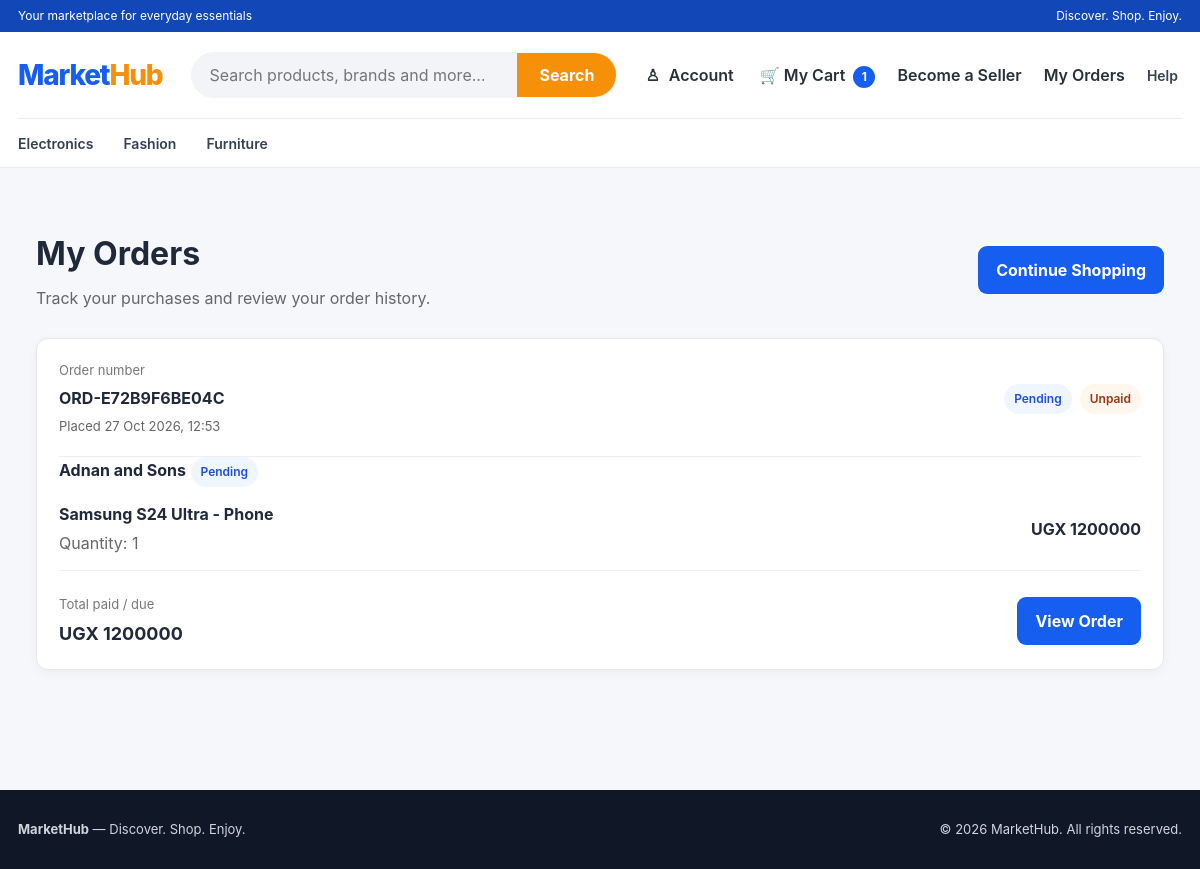
The app's page /orders/ (signed in), older data.
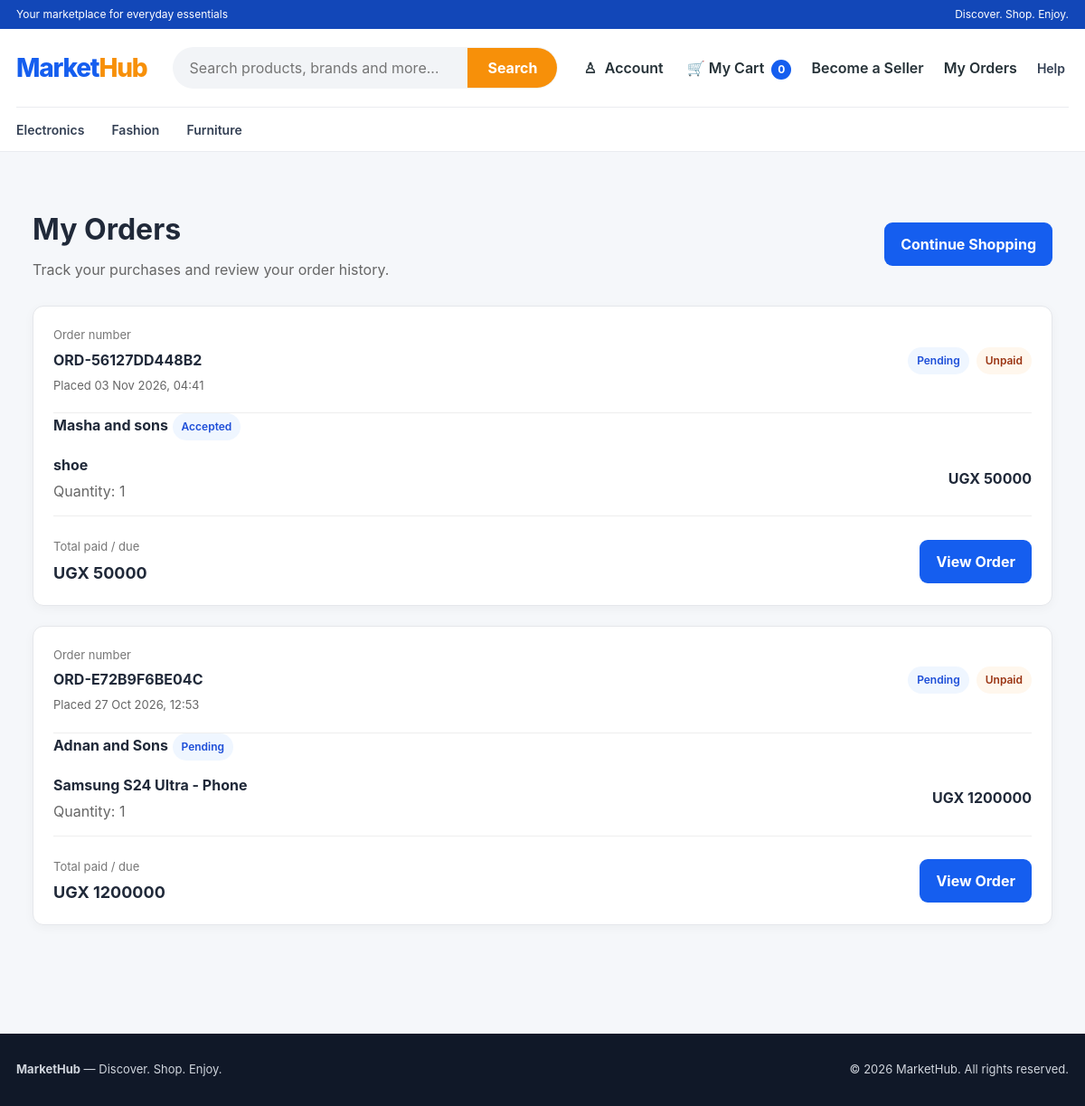
The same page, newer data.
### products/models.py (models this page shows, shortened)
class Category(models.Model):
    name = models.CharField(max_length=100, unique=True)
    slug = models.SlugField(max_length=120, unique=True, blank=True)
    description = models.TextField(blank=True)
    parent = models.ForeignKey(
        "self",
        on_delete=models.SET_NULL,
        null=True,
        blank=True,
        related_name="subcategories",
    )
    is_active = models.BooleanField(default=True)
    created_at = models.DateTimeField(auto_now_add=True)

### orders/models.py (models this page shows, shortened)
class Order(models.Model):
    class Status(models.TextChoices):
        PENDING = "PENDING", "Pending"
        CONFIRMED = "CONFIRMED", "Confirmed"
        PROCESSING = "PROCESSING", "Processing"
        SHIPPED = "SHIPPED", "Shipped"
        DELIVERED = "DELIVERED", "Delivered"
        CANCELLED = "CANCELLED", "Cancelled"
    class PaymentStatus(models.TextChoices):
        UNPAID = "UNPAID", "Unpaid"
        PENDING = "PENDING", "Payment Pending"
        PAID = "PAID", "Paid"
        FAILED = "FAILED", "Failed"
        REFUNDED = "REFUNDED", "Refunded"
    class PaymentMethod(models.TextChoices):
        CASH_ON_DELIVERY = "CASH_ON_DELIVERY", "Cash on Delivery"
        MOBILE_MONEY = "MOBILE_MONEY", "Mobile Money"
        CARD = "CARD", "Card"
    order_number = models.CharField(
        max_length=16,
        unique=True,
        default=generate_order_number,
        editable=False,
    )
    customer = models.ForeignKey(
        settings.AUTH_USER_MODEL,
        on_delete=models.PROTECT,
        related_name="orders",
    )
    status = models.CharField(
        max_length=20,
        choices=Status.choices,
        default=Status.PENDING,
    )
    payment_status = models.CharField(
        max_length=20,
        choices=PaymentStatus.choices,
        default=PaymentStatus.UNPAID,
    )
    payment_method = models.CharField(
        max_length=25,
        choices=PaymentMethod.choices,
        default=PaymentMethod.CASH_ON_DELIVERY,
    )
    shipping_full_name = models.CharField(max_length=150)
    shipping_phone = models.CharField(max_length=30)
    shipping_address = models.TextField()
    shipping_city = models.CharField(max_length=100)
    shipping_region = models.CharField(max_length=100, blank=True)
    shipping_postal_code = models.CharField(max_length=20, blank=True)
    shipping_country = models.CharField(max_length=100, default="Uganda")
    subtotal = models.DecimalField(
        max_digits=12,
        decimal_places=2,
        default=Decimal("0.00"),
        validators=[MinValueValidator(Decimal("0.00"))],
    )
    shipping_cost = models.DecimalField(
        max_digits=12,
        decimal_places=2,
        default=Decimal("0.00"),
        validators=[MinValueValidator(Decimal("0.00"))],
    )
    tax_amount = models.DecimalField(
        max_digits=12,
        decimal_places=2,
        default=Decimal("0.00"),
        validators=[MinValueValidator(Decimal("0.00"))],
    )
    total_amount = models.DecimalField(
        max_digits=12,
        decimal_places=2,
        default=Decimal("0.00"),
        validators=[MinValueValidator(Decimal("0.00"))],
    )
    customer_note = models.TextField(blank=True)
    created_at = models.DateTimeField(auto_now_add=True)
    updated_at = models.DateTimeField(auto_now=True)
    class Meta:
        ordering = ["-created_at"]
        indexes = [
            models.Index(fields=["customer", "status"]),
            models.Index(fields=["payment_status"]),
            models.Index(fields=["created_at"]),
        ]

class VendorOrder(models.Model):
    class Status(models.TextChoices):
        PENDING = "PENDING", "Pending"
        ACCEPTED = "ACCEPTED", "Accepted"
        PROCESSING = "PROCESSING", "Processing"
        SHIPPED = "SHIPPED", "Shipped"
        DELIVERED = "DELIVERED", "Delivered"
        CANCELLED = "CANCELLED", "Cancelled"
    order = models.ForeignKey(
        Order,
        on_delete=models.PROTECT,
        related_name="vendor_orders",
    )
    vendor = models.ForeignKey(
        "vendors.Vendor",
        on_delete=models.PROTECT,
        related_name="vendor_orders",
    )
    status = models.CharField(
        max_length=20,
        choices=Status.choices,
        default=Status.PENDING,
    )
    subtotal = models.DecimalField(
        max_digits=12,
        decimal_places=2,
        default=Decimal("0.00"),
        validators=[MinValueValidator(Decimal("0.00"))],
    )
    shipping_cost = models.DecimalField(
        max_digits=12,
        decimal_places=2,
        default=Decimal("0.00"),
        validators=[MinValueValidator(Decimal("0.00"))],
    )
    total_amount = models.DecimalField(
        max_digits=12,
        decimal_places=2,
        default=Decimal("0.00"),
        validators=[MinValueValidator(Decimal("0.00"))],
    )
    created_at = models.DateTimeField(auto_now_add=True)
    updated_at = models.DateTimeField(auto_now=True)
    class Meta:
        ordering = ["-created_at"]
        constraints = [
            models.UniqueConstraint(
                fields=["order", "vendor"],
                name="unique_vendor_order_per_order",
            ),
        ]
        indexes = [
            models.Index(fields=["vendor", "status"]),
        ]

class OrderItem(models.Model):
    vendor_order = models.ForeignKey(
        VendorOrder,
        on_delete=models.PROTECT,
        related_name="items",
    )
    product = models.ForeignKey(
        "products.Product",
        on_delete=models.SET_NULL,
        null=True,
        blank=True,
        related_name="order_items",
    )
    variant = models.ForeignKey(
        "products.ProductVariant",
        on_delete=models.SET_NULL,
        null=True,
        blank=True,
        related_name="order_items",
    )
    product_name = models.CharField(max_length=255)
    sku = models.CharField(max_length=100)
    vendor_store_name = models.CharField(max_length=255)
    unit_price = models.DecimalField(
        max_digits=12,
        decimal_places=2,
        validators=[MinValueValidator(Decimal("0.00"))],
    )
    quantity = models.PositiveIntegerField(
        validators=[MinValueValidator(1)],
    )
    line_total = models.DecimalField(
        max_digits=12,
        decimal_places=2,
        validators=[MinValueValidator(Decimal("0.00"))],
    )
    created_at = models.DateTimeField(auto_now_add=True)
    class Meta:
        ordering = ["id"]
        indexes = [
            models.Index(fields=["product"]),
        ]

### vendors/models.py (models this page shows, shortened)
class Vendor(models.Model):
    class Status(models.TextChoices):
        PENDING = "PENDING", "Pending approval"
        APPROVED = "APPROVED", "Approved"
        REJECTED = "REJECTED", "Rejected"
        SUSPENDED = "SUSPENDED", "Suspended"
    user = models.OneToOneField(
        settings.AUTH_USER_MODEL,
        on_delete=models.CASCADE,
        related_name="vendor_profile",
    )
    store_name = models.CharField(max_length=150, unique=True)
    slug = models.SlugField(max_length=170, unique=True, blank=True)
    description = models.TextField(blank=True)
    phone_number = models.CharField(max_length=20, blank=True)
    business_address = models.TextField(blank=True)
    status = models.CharField(
        max_length=10,
        choices=Status.choices,
        default=Status.PENDING,
    )
    created_at = models.DateTimeField(auto_now_add=True)
    updated_at = models.DateTimeField(auto_now=True)

### orders/views.py (the view)
# urls.py: path("", views.order_list, name="order_list"),
@login_required
def order_list(request):
    orders = (
        Order.objects.filter(customer=request.user)
        .prefetch_related("vendor_orders__items")
        .order_by("-created_at")
    )
    return render(
        request,
        "orders/order_list.html",
        {"orders": orders},
    )

### carts/context_processors.py (called while the page is built)
def cart_item_count(request):
    if not request.user.is_authenticated:
        return {"cart_item_count": 0}
    cart = Cart.objects.filter(
        user=request.user,
        status=Cart.Status.ACTIVE,
    ).first()
    if cart is None:
        return {"cart_item_count": 0}
    return {
        "cart_item_count": sum(
            item.quantity for item in cart.items.all()
        )
    }

### products/views.py (called while the page is built)
def navigation_categories(request):
    categories = (
        Category.objects
        .filter(is_active=True, parent__isnull=True)
        .prefetch_related("subcategories")
        .order_by("name")
    )
    return {
        "navigation_categories": categories,
    }

### orders/templates/orders/order_list.html (shortened to what this page needs)
{% extends "products/base.html" %}
{% block content %}
<div class="order-history-page container">
    <div class="order-history-header">
        <div>
            <h1>My Orders</h1>
            <p>Track your purchases and review your order history.</p>
        </div>
        <a href="{% url 'products:product_list' %}" class="button">
            Continue Shopping
        </a>
    </div>
    {% if orders %}
        <div class="order-history-list">
            {% for order in orders %}
                <article class="order-history-card">
                    <div class="order-history-card-header">
                        <div>
                            <span class="order-label">Order number</span>
                            <strong>{{ order.order_number }}</strong>
                            <p class="order-date">
                                Placed {{ order.created_at|date:"d M Y, H:i" }}
                            </p>
                        </div>
                        <div class="order-status-group">
                            <span class="order-status">
                                {{ order.get_status_display }}
                            </span>
                            <span class="payment-status">
                                {{ order.get_payment_status_display }}
                            </span>
                        </div>
                    </div>
                    <div class="order-history-items">
                        {% for vendor_order in order.vendor_orders.all %}
                            <div class="vendor-order-status">
                                <strong>{{ vendor_order.vendor.store_name }}</strong>
                                <span class="order-status">
                                    {{ vendor_order.get_status_display }}
                                </span>
                            </div>
                            {% for item in vendor_order.items.all %}
                                <div class="order-history-item">
                                    <div>
                                        <strong>{{ item.product_name }}</strong>
                                        <p>Quantity: {{ item.quantity }}</p>
                                    </div>
                                    <strong>
                                        UGX {{ item.line_total|floatformat:0 }}
                                    </strong>
                                </div>
                            {% endfor %}
                        {% endfor %}
                    </div>
                    <div class="order-history-card-footer">
                        <div>
                            <span>Total paid / due</span>
                            <strong>
                                UGX {{ order.total_amount|floatformat:0 }}
                            </strong>
                        </div>
                        <a
                            href="{% url 'orders:order_detail' order.order_number %}"
                            class="button order-view-button"
                        >
                            View Order
                        </a>
                    </div>
                </article>
            {% endfor %}
        </div>
    {% endif %}
</div>
{% endblock %}

### products/templates/products/base.html (shortened to what this page needs)
{% load static %}
<!DOCTYPE html>
<html lang="en">
<head>
    <link rel="stylesheet" href="{% static 'css/style.css' %}" >
</head>
<body>
    <div class="top-strip">
        <div class="container top-strip-inner">
            <span>Your marketplace for everyday essentials</span>
            <span>Discover. Shop. Enjoy.</span>
        </div>
    </div>
    <header class="navbar mh-header">
        <div class="container">
            <div class="mh-header-main">
                <a class="brand" href="{% url 'products:product_list' %}">
                    Market<span>Hub</span>
                </a>
                <form class="search-form"
                    action="{% url 'products:product_list' %}"
                    method="get"
                    role="search">
                    <input
                        type="search"
                        name="q"
                        value="{{ request.GET.q|default:'' }}"
                        placeholder="Search products, brands and more..."
                        aria-label="Search products"
                    >
                    <button type="submit">Search</button>
                </form>
                <nav class="mh-quick-links" aria-label="Account and cart">
                    <div class="mh-dropdown">
                        <button
                            class="mh-dropdown-toggle"
                            type="button"
                            aria-label="Account menu"
                        >
                            <span class="mh-nav-icon">♙</span>
                            Account
                        </button>
                    </div>
                    <a href="{% url 'cart:cart_detail' %}" class="nav-link">
                        <span aria-hidden="true">🛒</span> My Cart
                        <span class="cart-count">{{ cart_item_count }}</span>
                    </a>
                    {% if user.is_authenticated %}
                        {% if user.role == 'VENDOR' %}
                            <a href="{% url 'vendors:vendor_dashboard' %}" class="nav-link">
                                Sell on MarketHub
                            </a>
                        {% else %}
                            <a href="{% url 'vendors:vendor_register' %}" class="nav-link">
                                Become a Seller
                            </a>
                        {% endif %}
                    {% else %}
                        <a href="{% url 'vendors:vendor_register' %}" class="nav-link">
                            Become a Seller
                        </a>
                    {% endif %}
                    {% if user.is_authenticated %}
                        <a href="{% url 'orders:order_list' %}">My Orders</a>
                    {% endif %}
                <div class="mh-category-item mh-help-item">
                    <button
                        class="mh-category-link mh-help-toggle"
                        type="button"
                    >
                        Help
                    </button>
                </nav>
            </div>
            <nav class="mh-category-nav" aria-label="Product categories">
                {% for category in navigation_categories %}
                    <div class="mh-category-item">
                        <a
                            class="mh-category-link"
                            href="{% url 'products:product_list' %}?category={{ category.slug }}"
                        >
                            {{ category.name }}
                        </a>
                    </div>
                {% endfor %}
                </div>
    </header>
    <main class="container main-content">
        {% block content %}{% endblock %}
    </main>
    <footer class="site-footer">
        <div class="container footer-inner">
            <p><strong>MarketHub</strong> — Discover. Shop. Enjoy.</p>
            <p>&copy; {% now "Y" %} MarketHub. All rights reserved.</p>
        </div>
    </footer>
</body>
</html>

Row changes from the older to the newer data that the page shows:
added Order: order_number "ORD-56127DD448B2", created_at "03 Nov 2026, 04:41", status "Pending", payment_status "Unpaid", total_amount "50000"
added VendorOrder: vendor.store_name "Masha and sons", status "Accepted", shown under "ORD-56127DD448B2"
added OrderItem: product_name "shoe", quantity "1", line_total "50000", shown under "Masha and sons"
Text that changed along with them:
{{ cart_item_count }}: "1" → "0"
